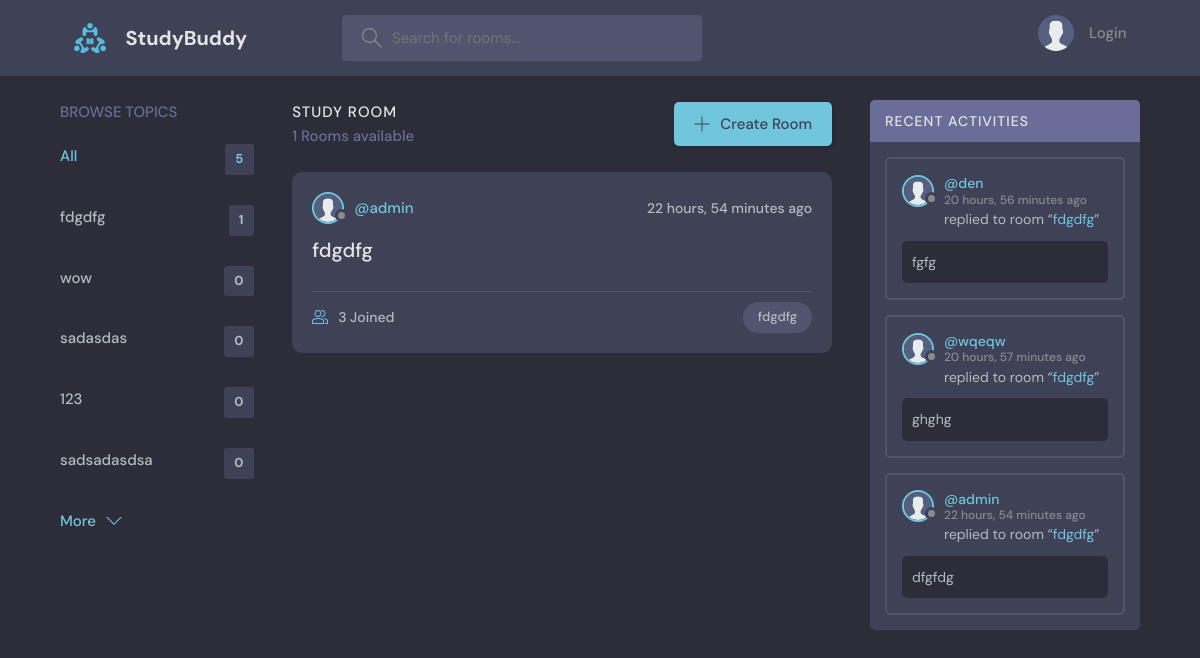
The page / on the database its author committed.
### base/models.py (models this page shows, shortened)
class Topic(models.Model):
    name = models.CharField(max_length=200)
    updated = models.DateTimeField(auto_now=True, null=True)
    created = models.DateTimeField(auto_now_add=True, null=True)

class Room(models.Model):
    host = models.ForeignKey(User, on_delete=models.SET_NULL, null=True)
    topic = models.ForeignKey(Topic, on_delete=models.SET_NULL, null=True)
    name = models.CharField(max_length=200)
    description = models.TextField(max_length=250, null=True, blank=True) # null for DB, blank for Forms
    participants = models.ManyToManyField(User, related_name='participants', blank=True) # we have User model already, and need to add related name which will be not the same
    updated = models.DateTimeField(auto_now=True) # auto_now update time after every update
    created = models.DateTimeField(auto_now_add=True) # auto_now_add make the time only once after creation
    class Meta:
        ordering = ['-updated', '-created']
    def __str__(self):
        return self.name

class User(AbstractUser):
    name = models.CharField(max_length=200, null=True)
    username = models.CharField(unique=True, max_length=200, null=True)
    email = models.EmailField(unique=True, null=True)
    bio = models.TextField(null=True, default='', blank=True)
    lnkdn = models.CharField(max_length=150, null=True, blank=True)
    avatar = models.ImageField(null=True, default='avatar.svg')
    last_online = models.DateTimeField(blank=True, null=True)
    USERNAME_FIELD = 'email'
    REQUIRED_FIELDS = []

class Message(models.Model):
    user = models.ForeignKey(User, on_delete=models.CASCADE) # One to Many relationship, mes - child, room - father
    room = models.ForeignKey(Room, on_delete=models.CASCADE, null=True) # Cascade means that if we delete parent(room) - child will dead
    body = models.TextField() # user should to input smthng here
    updated = models.DateTimeField(auto_now=True)
    created = models.DateTimeField(auto_now_add=True)
    reply = models.IntegerField(blank=True, null=True)
    chat = models.ForeignKey(Chat, on_delete=models.CASCADE, null=True)
    images = models.ImageField(null=True, upload_to='mess_img/')
    private_room = models.ForeignKey(Private_Room, on_delete=models.CASCADE, null=True)
    class Meta:
        ordering = ['-updated', '-created']

### base/views.py (the view)
# urls.py: path('', home, name='home'),
def home(request):
    q = request.GET.get('q') if request.GET.get('q') != None else ''
    rooms = Room.objects.filter(
        Q(topic__name__icontains=q) |
        Q(name__icontains=q) |
        Q(description__icontains=q) |
        Q(host__first_name__icontains=q)
    ).order_by('-updated')
    topics = Topic.objects.all().order_by('-updated')[0:5]
    room_count = rooms.count()
    room_messages = Message.objects.filter(Q(room__topic__name__icontains=q))[0:10]
    context = {
        'rooms': rooms,
        'topics': topics,
        'room_count': room_count,
        'room_messages': room_messages
    }
    return render(request, 'base/home.html', context)

### base/templates/base/home.html (shortened to what this page needs)
{% extends 'base_temp.html' %}
 {% block content %}
    <main class="layout layout--3">
      <div class="container">
          {% include 'base/topics_component.html' %}
        <div class="roomList">
          <div class="roomList__header">
            <div>
              <h2>Study Room</h2>
              <p>{{ room_count}} Rooms available</p>
            </div>
            <a class="btn btn--main" href="{% url 'create_room' %}">
              <svg version="1.1" xmlns="http://www.w3.org/2000/svg" width="32" height="32" viewBox="0 0 32 32">
                <title>add</title>
                <path
                  d="M16.943 0.943h-1.885v14.115h-14.115v1.885h14.115v14.115h1.885v-14.115h14.115v-1.885h-14.115v-14.115z"
                ></path>
              </svg>
              Create Room
            </a>
          </div>
          {% include "base/feed_component.html" %}
        </div>
          {% include 'base/activity_component.html' %}
      </div>
    </main>
 {% endblock %}

### base/templates/base/topics_component.html
<div class="topics">
          <div class="topics__header">
            <h2>Browse Topics</h2>
          </div>
          <ul class="topics__list">
            <li>
              <a href="{% url 'home' %}" class="active">All <span>{{ topics.count }}</span></a>
            </li>
              {% for topic in topics %}
            <li>
              <a href="{% url 'home'%}?q={{ topic.name }}">{{ topic.name }}
                  <span>{{ topic.room_set.all.count }}</span></a>
            </li>
                  {% endfor %}
          </ul>
          <a class="btn btn--link" href="{% url 'topics_page' %}">
            More
            <svg version="1.1" xmlns="http://www.w3.org/2000/svg" width="32" height="32" viewBox="0 0 32 32">
              <title>chevron-down</title>
              <path d="M16 21l-13-13h-3l16 16 16-16h-3l-13 13z"></path>
            </svg>
          </a>
        </div>

### base/templates/base/feed_component.html (shortened to what this page needs)
{% for room in rooms %}
<div class="roomListRoom">
            <div class="roomListRoom__header">
              <a href="{% url 'user_profile' room.host.id %}" class="roomListRoom__author">
                <div class="avatar avatar--small">
                  <img src="{{ room.host.avatar.url }}" />
                </div>
                <span>@{{ room.host.username }}</span>
              </a>
              <div class="roomListRoom__actions">
                <span> {{ room.created|timesince }} ago</span>
              </div>
            </div>
            <div class="roomListRoom__content">
              <a href="{% url 'room' room.id %}">{{ room.name}}</a>
            </div>
            <div class="roomListRoom__meta">
              <a href="{% url 'room' room.id %}" class="roomListRoom__joined">
                  {{ room.participants.all.count}} Joined
              </a>
              <p class="roomListRoom__topic">{{ room.topic.name }}</p>
            </div>
          </div>
{% endfor %}

### base/templates/base/activity_component.html (shortened to what this page needs)
<div class="activities">
          <div class="activities__header">
            <h2>Recent Activities</h2>
          </div>
        {% for message in room_messages %}
            {% if message.room is not null %}
          <div class="activities__box">
            <div class="activities__boxHeader roomListRoom__header">
              <a href="{% url 'user_profile' message.user.id %}" class="roomListRoom__author">
                <div class="avatar avatar--small">
                  <img src="{{ message.user.avatar.url }}" />
                </div>
                <p>
                  @{{ message.user.username}}
                  <span>{{ message.created|timesince }} ago</span>
                </p>
              </a>
            </div>
            <div class="activities__boxContent">
              <p>replied to room “<a href="{% url 'room' message.room.id %}">{{ message.room}}</a>”</p>
              <div class="activities__boxRoomContent">
                  {{ message.body}}
              </div>
            </div>
          </div>
            {% endif %}
    {% endfor %}
        </div>

### rows shown on the page
Topic: name "fdgdfg", room_set.all.count "1"
Topic: name "wow", room_set.all.count "0"
Topic: name "sadasdas", room_set.all.count "0"
Topic: name "123", room_set.all.count "0"
Topic: name "sadsadasdsa", room_set.all.count "0"
Room: host.avatar (placeholder picture), host.username "admin", created "22 hours, 54 minutes", name "fdgdfg", participants.all.count "3", topic.name "fdgdfg"
Message: user.avatar (placeholder picture), user.username "den", created "20 hours, 56 minutes", room "fdgdfg", body "fgfg"
Message: user.avatar (placeholder picture), user.username "wqeqw", created "20 hours, 57 minutes", room "fdgdfg", body "ghghg"
Message: user.avatar (placeholder picture), user.username "admin", created "22 hours, 54 minutes", room "fdgdfg", body "dfgfdg"

### other values the page prints
{{ topics.count }} "5"
{{ room_count }} "1"
